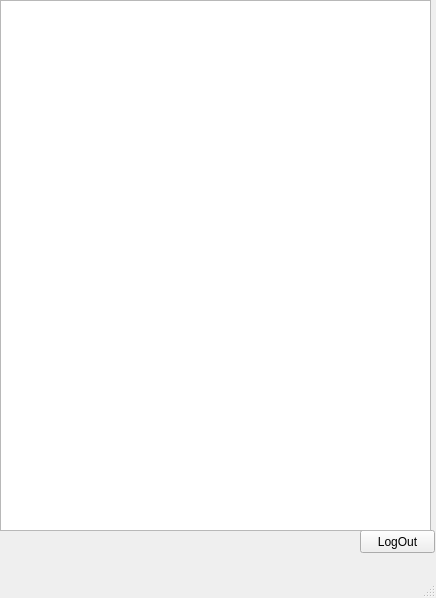
<?xml version="1.0" encoding="UTF-8"?>
<ui version="4.0">
 <class>MainWindow</class>
 <widget class="QMainWindow" name="MainWindow">
  <property name="geometry">
   <rect>
    <x>0</x>
    <y>0</y>
    <width>436</width>
    <height>598</height>
   </rect>
  </property>
  <property name="windowTitle">
   <string>MainWindow</string>
  </property>
  <widget class="QWidget" name="centralwidget">
   <widget class="QPushButton" name="logOutButton">
    <property name="geometry">
     <rect>
      <x>360</x>
      <y>530</y>
      <width>75</width>
      <height>23</height>
     </rect>
    </property>
    <property name="text">
     <string>LogOut</string>
    </property>
   </widget>
   <widget class="QTableView" name="ProjectView">
    <property name="geometry">
     <rect>
      <x>0</x>
      <y>0</y>
      <width>431</width>
      <height>531</height>
     </rect>
    </property>
   </widget>
  </widget>
  <widget class="QMenuBar" name="menubar">
   <property name="geometry">
    <rect>
     <x>0</x>
     <y>0</y>
     <width>436</width>
     <height>21</height>
    </rect>
   </property>
  </widget>
  <widget class="QStatusBar" name="statusbar"/>
 </widget>
 <resources/>
 <connections/>
</ui>
